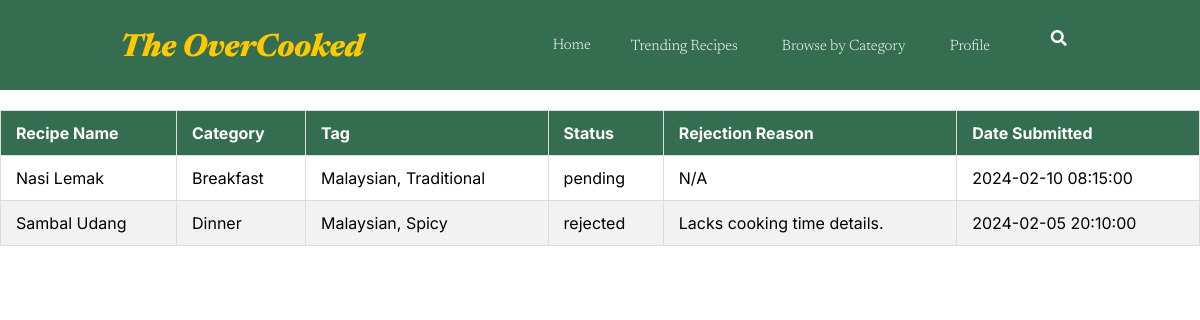
The page /C.chef_pending_recipe.php?chefId=27 (signed in) on the database its author committed.
### tables this page shows
CREATE TABLE `pending_recipe` (
  `pendingId` int(11) NOT NULL,
  `originalId` int(11) NOT NULL,
  `recipeName` varchar(255) NOT NULL,
  `chefId` int(11) NOT NULL,
  `category` enum('Breakfast','Lunch','Dinner','Dessert','Beverages') NOT NULL,
  `tag` text DEFAULT NULL,
  `picture` varchar(255) DEFAULT NULL,
  `note` varchar(255) DEFAULT NULL,
  `details` varchar(255) DEFAULT NULL,
  `ingredients` text DEFAULT NULL,
  `instruction` text DEFAULT NULL,
  `submitted_at` datetime NOT NULL DEFAULT current_timestamp(),
  `rejection_reason` text DEFAULT NULL,
  `status` enum('pending','rejected') DEFAULT 'pending'
);

### C.chef_pending_recipe.php (the view, shortened to what this page needs)
<?php
$profileLink = ($_SESSION["roleId"] == 1)
    ? "profile.php?userId=" . $_SESSION["userId"]
    : "C.chef_profile.php?userId=" . $_SESSION["userId"];
?>
<!DOCTYPE html>
<html lang="en">
<head>
    <link rel="stylesheet" href="C.chef_pending_recipe.css">
    <link rel="stylesheet" href="https://cdnjs.cloudflare.com/ajax/libs/font-awesome/5.15.3/css/all.min.css">
</head>
<body>
<header>
    <img class="logo" src="assets/brand_logo.svg" alt="logo">
    <a href="GRUC.dashboard.php" class="home-link">Home</a>
    <nav>
        <ul class="navigation_link">
            <li><a href="GRUC.recipe_list_trending.php">Trending Recipes</a></li>
            <li><a href="GRUC.browse_category.php">Browse by Category</a></li>
            <li><a href="<?php echo $profileLink; ?>">Profile</a></li>
        </ul>
    </nav>
    <form class="search-form" action="RUC.search_results.php" method="GET">
        <i class="fa fa-search"></i>
    </form>
</header>
    <main class="page">
        <div class="container">
            <?php
            $conn = new mysqli("localhost", "root", "", "the_overcooked_db");
            $chefId = isset($_GET['chefId']) ? intval($_GET['chefId']) : 0;
            $sql = "SELECT * FROM pending_recipe WHERE chefId = ? ORDER BY submitted_at DESC";
            $stmt = $conn->prepare($sql);
            $stmt->bind_param("i", $chefId);
            $stmt->execute();
            $result = $stmt->get_result();
            if ($result->num_rows > 0) {
                echo "<table class='recipe-table'>";
                echo "<thead>
                        <tr>
                            <th>Recipe Name</th>
                            <th>Category</th>
                            <th>Tag</th>
                            <th>Status</th>
                            <th>Rejection Reason</th>
                            <th>Date Submitted</th>
                        </tr>
                    </thead>";
                echo "<tbody>";
                while ($row = $result->fetch_assoc()) {
                    $recipeId = htmlspecialchars($row['pendingId']);
                    echo "<tr class='recipe-row' onclick='redirectToDetails(\"$recipeId\")'>
                            <td>" . htmlspecialchars($row['recipeName']) . "</td>
                            <td>" . htmlspecialchars($row['category']) . "</td>
                            <td>" . htmlspecialchars($row['tag']) . "</td>
                            <td>" . htmlspecialchars($row['status']) . "</td>
                            <td>" . htmlspecialchars($row['rejection_reason'] ?? 'N/A') . "</td>
                            <td>" . htmlspecialchars($row['submitted_at']) . "</td>
                        </tr>";
                }
                echo "</tbody>";
                echo "</table>";
            } else {
                echo "<p>No submitted recipes found for this chef.</p>";
            }
            ?>
        </div>
    </main>
</body>
</html>

### C.chef_pending_recipe.css (style rules this page uses)
* { box-sizing: border-box; margin: 0; padding: 0; }
header { display: flex; justify-content: flex-end; align-items: center; padding: 20px 10%; background-color: #346D4F; height: auto; }
li, a { font-family: "Newsreader", sans-serif; font-weight: 300; font-size: 15px; color: #ffffff; text-decoration: none; }
.logo { cursor: pointer; margin-right: auto; }
.navigation_link { list-style: none; }
.navigation_link, li { display: inline-block; padding: 0px 20px; }
.navigation_link, li, a { transition: all 0.3s ease 0s; }
.navigation_link, li, a:hover { color: #FFC800; }
.search-form { position: relative; width: 50px; height: 50px; background: #346D4F; box-sizing: border-box; border-radius: 25px; border: none; padding: 0; transition: all 1s; }
.fa { box-sizing: border-box; padding: 10px; width: 42.5px; height: 42.5px; position: absolute; top: 0; right: 0; border-radius: 50%; color: #ffffff; text-align: center; font-size: 1em; transition: all 1s; }
table { width: 100%; border-collapse: collapse; margin: 20px 0; font-family: "Inter", sans-serif; font-size: 16px; text-align: left; }
th, td { padding: 12px 15px; border: 1px solid #ddd; }
th { background-color: #346D4F; color: #ffffff; }
tr:nth-child(even) { background-color: #f2f2f2; }

### C.chef_pending_recipe.php (style rules this page uses)
.recipe-row { cursor: pointer; transition: background-color 0.3s ease; }

### rows shown on the page
pending_recipe: recipeName "Nasi Lemak", category "Breakfast", tag "Malaysian, Traditional", status "pending", rejection_reason "N/A", submitted_at "2024-02-10 08:15:00"
pending_recipe: recipeName "Sambal Udang", category "Dinner", tag "Malaysian, Spicy", status "rejected", rejection_reason "Lacks cooking time details.", submitted_at "2024-02-05 20:10:00"
